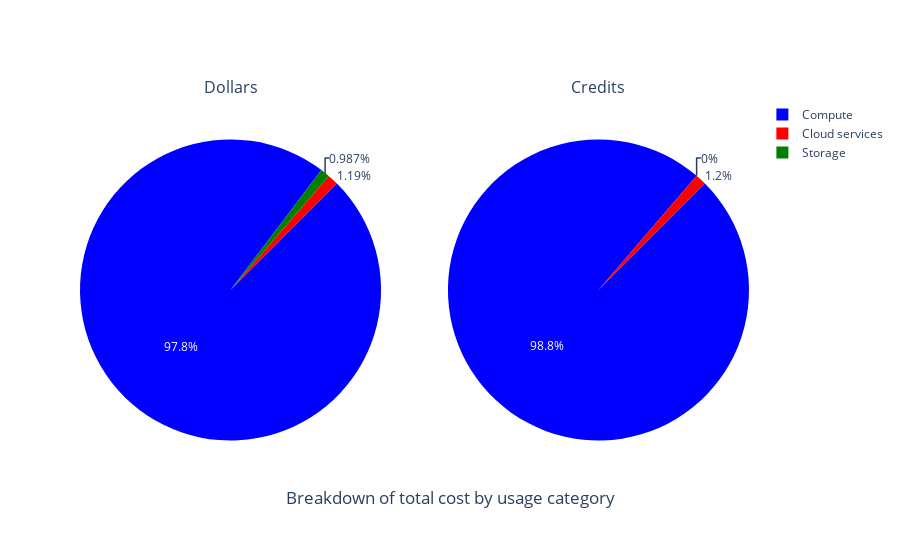

Here is the notebook cell this chart was saved with:
### Code cell
# Pie charts for total cost breakdown
## Remove the last row of totals for the plot
df_by_usage_category.reset_index(inplace=True)
df_by_usage_category.drop(columns=["index"], inplace=True)
df_by_usage_category = df_by_usage_category.drop(len(df_by_usage_category)-1) 
fig = make_subplots(
    rows=1, cols=2,
    specs=[[{"type": "pie"},{"type": "pie"}]],
    subplot_titles=("Dollars", "Credits")
)

fig.add_trace(go.Pie(labels=df_by_usage_category['category_name'].tolist(), values=df_by_usage_category['dollars'].tolist(),name="Dollars", rotation=45,marker_colors=color_scheme),row=1,col=1)
fig.add_trace(go.Pie(labels=df_by_usage_category['category_name'].tolist(), values=df_by_usage_category['credits'].tolist(),name='Credits', rotation=45,marker_colors=color_scheme),row=1,col=2)

fig.update_layout(
    title={
        'text': "Breakdown of total cost by usage category",
        'y':0.1,
        'x':0.5,
        'xanchor': 'center',
        'yanchor': 'bottom'})
fig.show()

### Figure 1 — Plotly figure (JSON) as saved in the notebook; plotly's stock layout.template omitted (floating-point values rounded to 4 significant figures)
{"data": [{"domain": {"x": [0, 0.45], "y": [0, 1]}, "labels": ["Cloud services", "Compute", "Storage"], "marker": {"colors": ["red", "blue", "green", "orange", "purple", "brown", "pink", "gray", "olive", "cyan", "darkviolet", "goldenrod", "darkgreen", "chocolate", "lawngreen"]}, "name": "Dollars", "rotation": 45, "type": "pie", "values": [92.34, 7598.0, 76.66]}, {"domain": {"x": [0.55, 1], "y": [0, 1]}, "labels": ["Cloud services", "Compute", "Storage"], "marker": {"colors": ["red", "blue", "green", "orange", "purple", "brown", "pink", "gray", "olive", "cyan", "darkviolet", "goldenrod", "darkgreen", "chocolate", "lawngreen"]}, "name": "Credits", "rotation": 45, "type": "pie", "values": [46, 3799.0, 0]}], "layout": {"annotations": [{"font": {"size": 16}, "showarrow": false, "text": "Dollars", "x": 0.225, "xanchor": "center", "xref": "paper", "y": 1, "yanchor": "bottom", "yref": "paper"}, {"font": {"size": 16}, "showarrow": false, "text": "Credits", "x": 0.775, "xanchor": "center", "xref": "paper", "y": 1, "yanchor": "bottom", "yref": "paper"}], "title": {"text": "Breakdown of total cost by usage category", "x": 0.5, "xanchor": "center", "y": 0.1, "yanchor": "bottom"}}}
